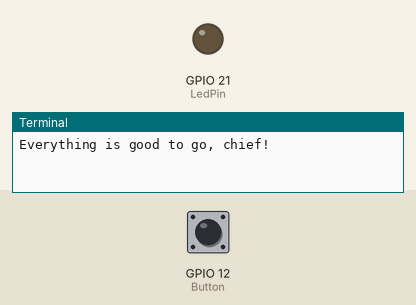
A program run on a simulated Raspberry Pi (BCM pin numbers). On the bench: output pins drawn as LEDs (lit = HIGH), the last lines printed to the terminal. The test bench sets the inputs (shaded band); at power-on: GPIO 12 (Button) HIGH.

Above: at 1.2 s.
1.3 s: GPIO 12 (Button) pulled LOW for 0.15 s
At 2.1 s:
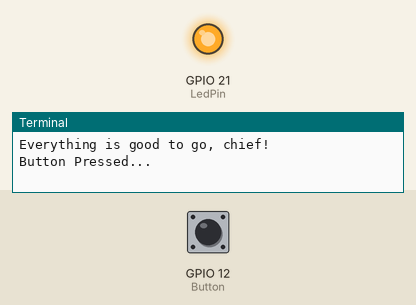
3.8 s: GPIO 12 (Button) pulled LOW for 3.2 s
At 8.3 s:
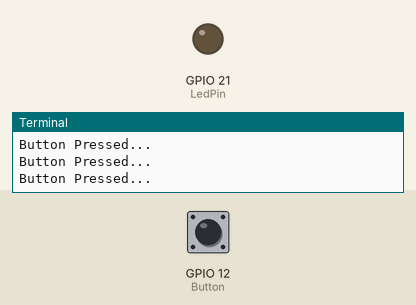
Timing chart, 0 to 9.8 s (numbered marks = the images above; inputs shaded):
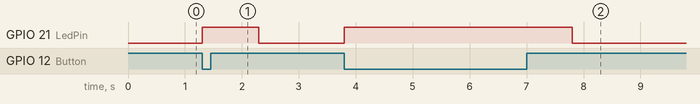

Measured:
- after the input at 1.3 s, GPIO 21 (LedPin): LOW → HIGH at once, → LOW 1.0 s later
- after the input at 3.8 s, GPIO 21 (LedPin): LOW → HIGH at once, → LOW 4.0 s later

The program:

button.py
```python
# Controlling an LED with a button
import RPi.GPIO as GPIO
GPIO.setmode(GPIO.BCM)
import time
GPIO.setwarnings(False)

Button = 12     # GPIO 12
LedPin = 21     # GPIO 21

GPIO.setup(Button, GPIO.IN, pull_up_down=GPIO.PUD_UP)# Set Up Button to GPIO12
GPIO.setup(LedPin, GPIO.OUT)                         # Set Up LED to GPIO21

if __name__ == '__main__':  # Program starts here
    try:
        print("Everything is good to go, chief!")
        while True:
             # print(str(GPIO.input(Button)))

             # button_state holds 0 when the button is pressed. 1 otherwise.
             button_state = GPIO.input(Button)
             if button_state == False:
                 GPIO.output(LedPin, True)
                 print('Button Pressed...')
                 time.sleep(1.0)
             else:
                 GPIO.output(LedPin, False)
    except KeyboardInterrupt:   # 'ctrl+c' to stop
        GPIO.cleanup()
```
